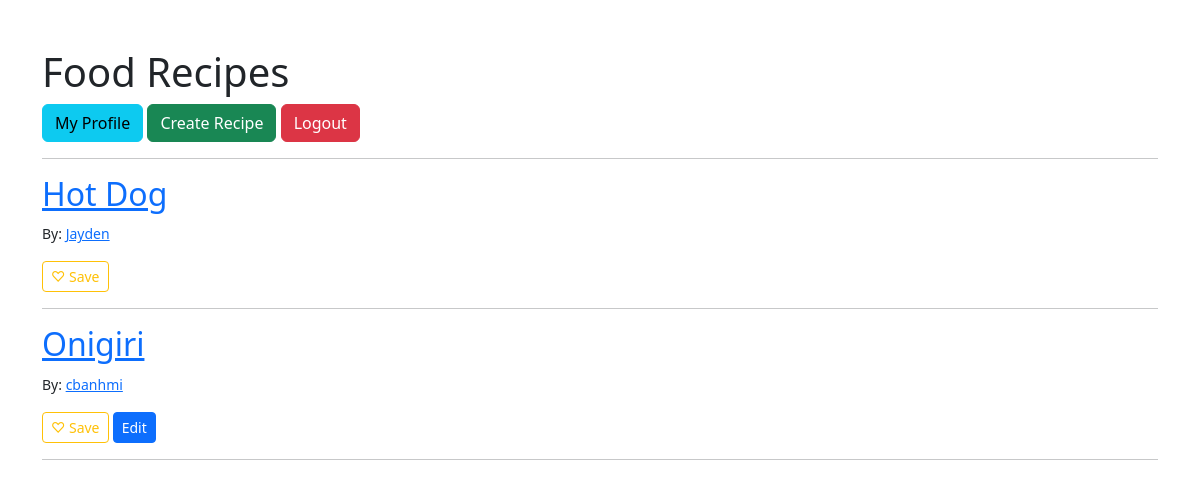
Before: /recipes (signed in) with the older database file.
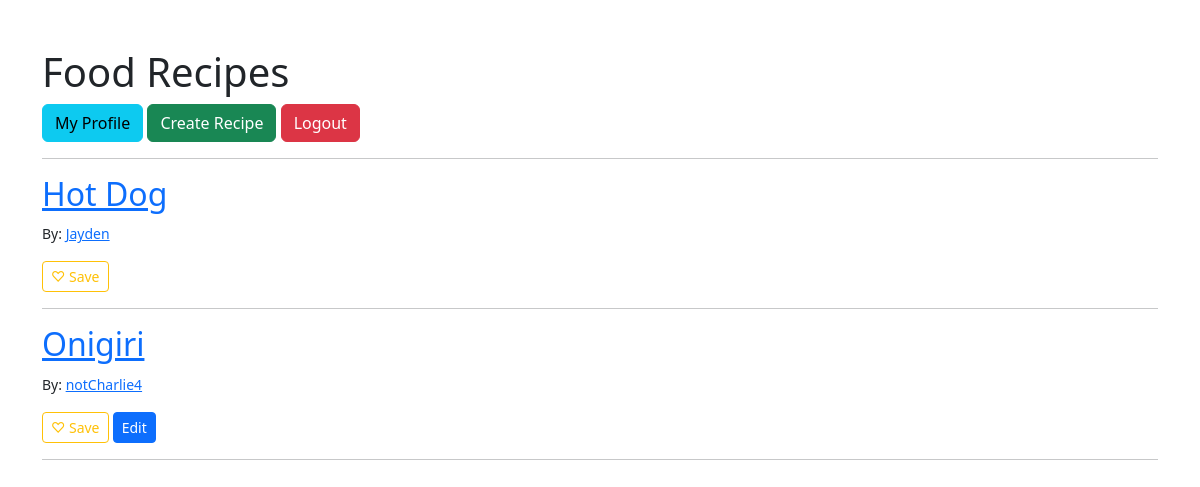
After: the same page with the newer database file.
### app/models.py (models this page shows, shortened)
class Recipe(db.Model):
    id = sa.Column(sa.Integer, primary_key=True)
    title = sa.Column(sa.String(80), nullable=False)
    description = sa.Column(sa.Text, nullable=False)
    ingredients = sa.Column(sa.Text, nullable=False)
    instructions = sa.Column(sa.Text, nullable=False)
    created_at = sa.Column(sa.DateTime, default=datetime.utcnow)
    user_id = sa.Column(sa.Integer, sa.ForeignKey("user.id"), nullable=False)
    comments = so.relationship('Comment', backref='recipe', lazy=True)
    favorites = so.relationship('Favorite', backref='recipe', lazy='dynamic')

class User(UserMixin, db.Model):
    id = sa.Column(sa.Integer, primary_key=True)
    display_name = sa.Column(sa.String(64), nullable=True)
    username = sa.Column(sa.String(64), index=True, unique=True, nullable=False)
    email = sa.Column(sa.String(120), index=True, unique=True, nullable=False)
    password_hash = sa.Column(sa.String(256), nullable=False)
    recipes = so.relationship("Recipe", backref="author", lazy=True)
    comments = so.relationship('Comment', backref='author', lazy=True)
    ratings = so.relationship('CommentRating', backref='rater', lazy=True)
    favorites = so.relationship('Favorite', backref='user', lazy='dynamic')
    def has_favorited(self, recipe):
        return Favorite.query.filter_by(user_id=self.id, recipe_id=recipe.id).first() is not None

### app/routes.py (the view)
@main.route("/recipes")
@login_required
def recipes():
    recipes = Recipe.query.all()
    return render_template("recipes.html", recipes=recipes)

### app/models.py (called while the page is built)
@login.user_loader
def load_user(user_id):
    return User.query.get(int(user_id))

### app/templates/recipes.html (shortened to what this page needs)
<!doctype html>
<html lang="en">
<head>
  <link rel="stylesheet" href="https://cdn.jsdelivr.net/npm/bootstrap@5.3.0/dist/css/bootstrap.min.css">
</head>
<body>
  <div class="container mt-5">
    <h1>Food Recipes</h1>
    <div class="mb-3">
    	<a href="{{ url_for('main.view_profile', user_id=current_user.id) }}" class="btn btn-info">My Profile</a>
      	<a href="{{ url_for('main.new_recipe') }}" class="btn btn-success">Create Recipe</a>
      	<a href="{{ url_for('main.logout') }}" class="btn btn-danger">Logout</a>
    </div>
    <hr>
    {% for recipe in recipes %}
      <div class="mb-3">
        <h2>
          <a href="{{ url_for('main.view_recipe', recipe_id=recipe.id) }}">{{ recipe.title }}</a>
        </h2>
        <p><small>By:
		<a href="{{ url_for('main.view_profile', user_id=recipe.author.id) }}">
			{{ recipe.author.display_name or recipe.author.username }}
  		</a>
	</small></p>
	{% if current_user.is_authenticated %}
  		<form action="{{ url_for('main.toggle_favorite', recipe_id=recipe.id) }}" method="post" style="display:inline;">
    			{% if current_user.has_favorited(recipe) %}
      				<button type="submit" class="btn btn-warning btn-sm">♥ Unsave</button>
    			{% else %}
      				<button type="submit" class="btn btn-outline-warning btn-sm">♡ Save</button>
    			{% endif %}
  		</form>
	{% endif %}
        {% if current_user.is_authenticated and current_user.id == recipe.user_id %}
          <a href="{{ url_for('main.edit_recipe', recipe_id=recipe.id) }}" class="btn btn-primary btn-sm">Edit</a>
        {% endif %}
      </div>
      <hr>
    {% else %}
      <p>No recipes available.</p>
    {% endfor %}
  </div>
</body>
</html>

Changed rows visible on the page:
changed through a linked row, Recipe "Onigiri": author "cbanhmi" → "notCharlie4"
